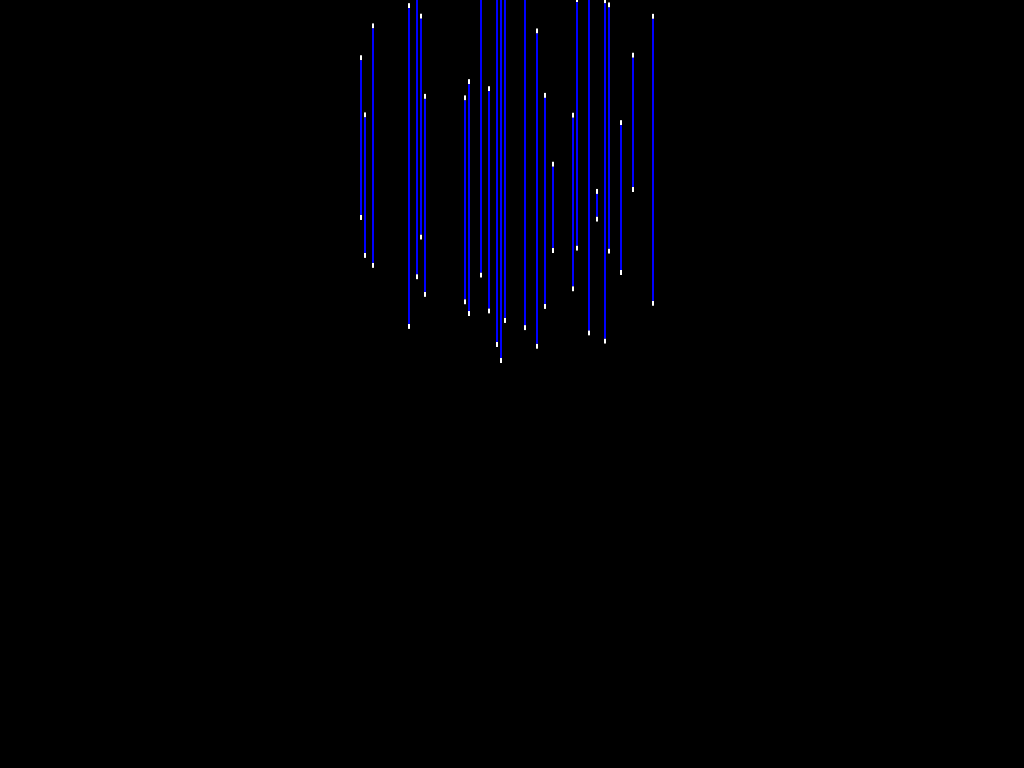
Frame 1 (no input)
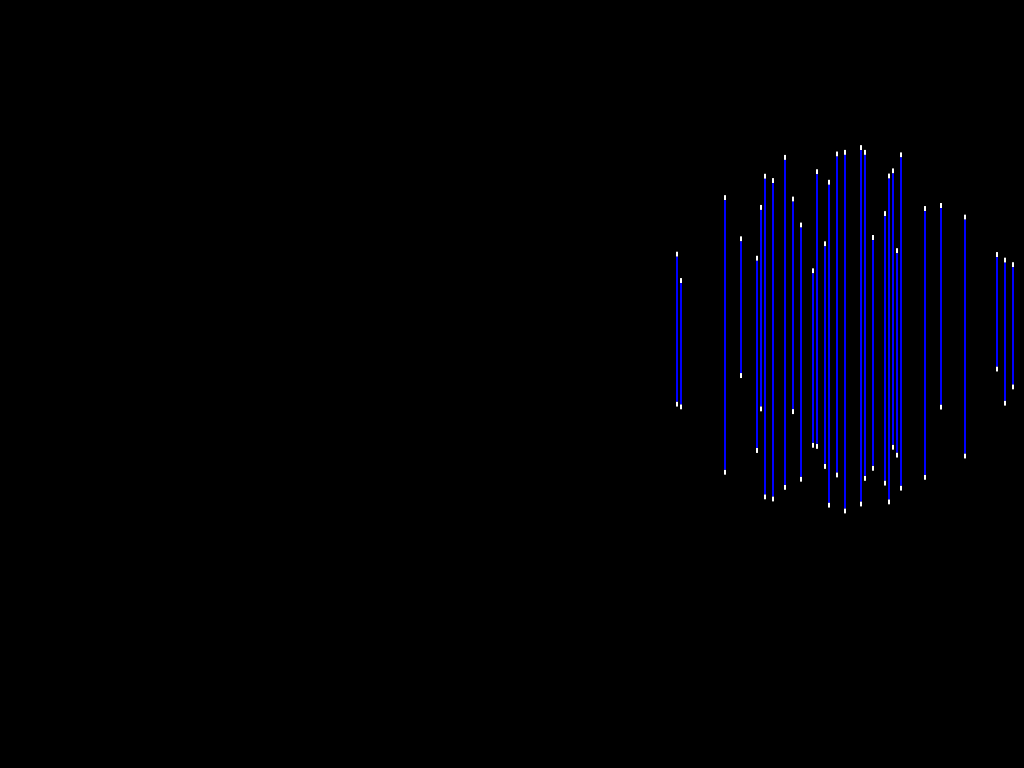
Frame 60 (the mouse pressed at the canvas centre just before this capture)
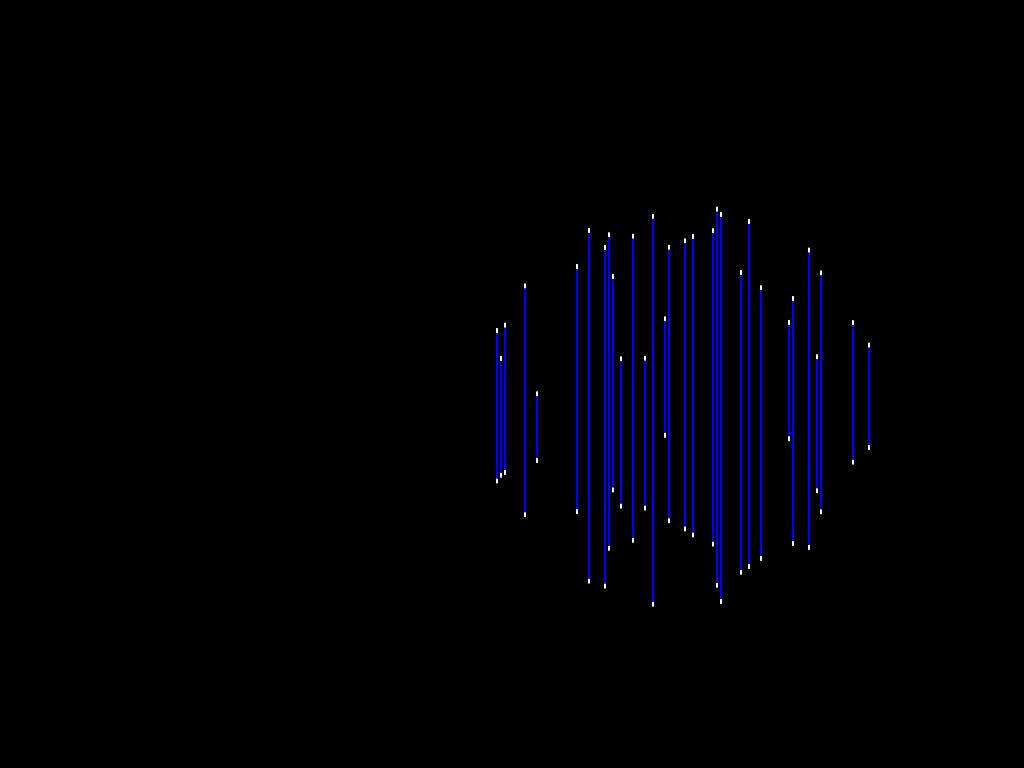
Frame 120 (the mouse held since frame 60 and released just before this capture)

The Processing sketch that drew these frames (run headless with seeded random() and noise(); from frame 60 on, the mouse is pressed at the canvas centre):

// Processing sketch: globe_1_02_bounce
// ── globe_1_02_bounce.pde
// Wiremap Renderer for GLOBE
// by


//              /      \
//       ______/________\______
//      /      \        /      \
//     /________\      /________\______
//    /                \         |     \
//   /   /      \       \_____   |      \
//      /________\______         |      /
//      \        /      \        |_____/
//       \      /________\
//              \          \     /
//               \_____      \ /
//                           / \
//                         /     \

// October 10, 06

// This program builds a 3d globe that bounces around in a 3d field.
// Eventually, I hope to program a gravity field that will work in any of the six cardinal directions.

// Variables for Physical Wiremap
// units in MILLIMETERS

  float depth = 3000.00;                     // distance from projector Mapline
  float map_length = 1280.00;                // mapline length
  float depth_unit = 5.00;                   // units, in inches, along hyp
  float map_unit = 5.00;                     // units, in inches, along mapline
  int wire = 256;                            // number of wires in contraption

// Variables for the Projector

  int wires_hit = 256;                       // how many wires the projector hits
  float ppmm = 0.80;                         // pixels per mm

// Variables for to build the Map

  float[] map = new float[wire];             // distance from mapline to point of intersection along hypot
  float[] x_by_ind = new float[wire];        // x coordinate for each wire
  float[] z_by_ind = new float[wire];        // z coordinate for each wire

// Variables for the Shape to be rendered (a globe)

  float[] globe = new float[3];              // globe x,y,z coords
  float radius = 200.00;                     // globe radius

// Variables for slivers

  int dot_height = 5;                       // height of dots in pxs

// Varaibles for key input

  float step = 3;                           // how far the globe moves / button press

// Variables for 256

  int string_pix_count = 2;

// Variables for Bouncing
  int x_step = 6;
  int x_direction = 1;
  int y_step = 12;
  int y_direction = 1;
  int z_step = 30;
  int z_direction = 1;

void setup() {
  size(1024, 768);
  background(255);
  loader();
  globe[0]=0;
  globe[1]=600;
  globe[2]=2400;
}

void draw() {
  noStroke();
  frameRate(30);
  fill(0);
  rect(0,0,width,height);
  globe[0] = globe[0] + (x_step * x_direction);
  //globe[1] = 600 - (150 * sq(float(millis())/1000));
  globe[1] = globe[1] + (y_step * y_direction);
  globe[2] = globe[2] + (z_step * z_direction);
  if (globe[0] > 440 || globe[0] < -440) {
    x_direction *= -1;
  }
  if (globe[1] > 600 || globe[1] < 200) {
    y_direction *= -1;
  }
  if (globe[2] > 2800 || globe[2] < 2240) {
    z_direction *= -1;
  }
  
  gen_globe(globe[0], globe[1], globe[2], radius);
}

void gen_globe(float x, float y, float z, float rad) {
  for(int i=round((wire - wires_hit)/2); i<round((wire-wires_hit)/2)+wires_hit; i+=1) {
    if((x_by_ind[i] >= (x - rad)) && (x_by_ind[i] <= (x + rad))) {          // if a wire's x is +/- rad inches of globe's
      float local_hyp = sqrt(sq(x_by_ind[i] - x) + sq(z_by_ind[i] - z));    // find the distance
      if(local_hyp <= rad) {                                                              // if the distance from globe to wire's x/y is <radius
        float y_abs = sqrt(sq(rad) - sq(local_hyp));
        float y_top_coord = y + y_abs;
        float y_bot_coord = y - y_abs;                                             // calculate y's intersect
        float y_top_proj = y_top_coord * depth / z_by_ind[i];                      // compensate for projection morphing IN INCHES
        float y_bot_proj = y_bot_coord * depth / z_by_ind[i];
        float y_height_proj = y_top_proj - y_bot_proj;
        fill(255);                                                                    // draw a rectangle at that intersect

        // rect 1 is top dot for sliver
        float left1 = (i-round((wire-wires_hit)/2)) * (width) / wires_hit;
        float top1 = (height/ppmm - y_top_proj) * ppmm;
        float wide1 = width / wires_hit;
        float tall1 = dot_height;
        rect(left1, top1, string_pix_count, tall1);                                                        // draw a rectangle at that intersect

        // rect 2 is bottom dot for sliver
        float left2 = (i-round((wire-wires_hit)/2)) * (width) / wires_hit;
        float top2 = (height/ppmm - y_bot_proj) * ppmm - dot_height;
        float wide2 = width / wires_hit;
        float tall2 = dot_height;
        rect(left2, top2, string_pix_count, tall2);                                                        // draw a rectangle at that intersect

        // rect 3 is filler for sliver
        fill(0,0,255);
        float left3 = (i-round((wire-wires_hit)/2)) * (width) / wires_hit;
        float top3 = (height/ppmm - y_top_proj) * ppmm + dot_height;
        float wide3 = width / wires_hit;
        float tall3 = y_height_proj * ppmm - (dot_height * 2);
        rect(left3, top3, string_pix_count, tall3);                                                        // draw a rectangle at that intersect
      }
    }
  }
}



void keyPressed() {                                           // adjust globe[] accordingly
      if (key == 'w') {
        globe[1] = globe[1] + step;
      } else if (key == 's') {
        globe[1] = globe[1] - step;
      } else if (key == 'e') {
        radius = radius + 5;
      } else if (key == 'd') {
        radius = radius - 5;
      }
}




void loader() {
map[0] = 90;
map[1] = 59;
map[2] = 118;
map[3] = 129;
map[4] = 173;
map[5] = 33;
map[6] = 56;
map[7] = 79;
map[8] = 53;
map[9] = 38;
map[10] = 28;
map[11] = 147;
map[12] = 117;
map[13] = 70;
map[14] = 105;
map[15] = 186;
map[16] = 179;
map[17] = 88;
map[18] = 34;
map[19] = 75;
map[20] = 107;
map[21] = 182;
map[22] = 185;
map[23] = 47;
map[24] = 70;
map[25] = 186;
map[26] = 123;
map[27] = 169;
map[28] = 12;
map[29] = 140;
map[30] = 164;
map[31] = 82;
map[32] = 72;
map[33] = 148;
map[34] = 78;
map[35] = 16;
map[36] = 122;
map[37] = 54;
map[38] = 7;
map[39] = 113;
map[40] = 148;
map[41] = 178;
map[42] = 40;
map[43] = 6;
map[44] = 19;
map[45] = 141;
map[46] = 162;
map[47] = 141;
map[48] = 107;
map[49] = 22;
map[50] = 174;
map[51] = 88;
map[52] = 18;
map[53] = 149;
map[54] = 43;
map[55] = 40;
map[56] = 16;
map[57] = 82;
map[58] = 85;
map[59] = 38;
map[60] = 60;
map[61] = 92;
map[62] = 132;
map[63] = 129;
map[64] = 168;
map[65] = 20;
map[66] = 173;
map[67] = 33;
map[68] = 150;
map[69] = 20;
map[70] = 154;
map[71] = 91;
map[72] = 85;
map[73] = 7;
map[74] = 22;
map[75] = 79;
map[76] = 148;
map[77] = 90;
map[78] = 142;
map[79] = 82;
map[80] = 151;
map[81] = 73;
map[82] = 29;
map[83] = 38;
map[84] = 4;
map[85] = 171;
map[86] = 189;
map[87] = 83;
map[88] = 16;
map[89] = 59;
map[90] = 134;
map[91] = 96;
map[92] = 69;
map[93] = 128;
map[94] = 169;
map[95] = 23;
map[96] = 159;
map[97] = 24;
map[98] = 157;
map[99] = 154;
map[100] = 167;
map[101] = 52;
map[102] = 112;
map[103] = 6;
map[104] = 135;
map[105] = 142;
map[106] = 87;
map[107] = 65;
map[108] = 177;
map[109] = 183;
map[110] = 19;
map[111] = 26;
map[112] = 58;
map[113] = 30;
map[114] = 45;
map[115] = 44;
map[116] = 83;
map[117] = 85;
map[118] = 0;
map[119] = 16;
map[120] = 141;
map[121] = 155;
map[122] = 83;
map[123] = 68;
map[124] = 123;
map[125] = 108;
map[126] = 132;
map[127] = 29;
map[128] = 15;
map[129] = 43;
map[130] = 52;
map[131] = 130;
map[132] = 16;
map[133] = 49;
map[134] = 93;
map[135] = 23;
map[136] = 82;
map[137] = 47;
map[138] = 76;
map[139] = 168;
map[140] = 67;
map[141] = 27;
map[142] = 191;
map[143] = 81;
map[144] = 144;
map[145] = 71;
map[146] = 24;
map[147] = 123;
map[148] = 22;
map[149] = 78;
map[150] = 69;
map[151] = 108;
map[152] = 141;
map[153] = 151;
map[154] = 65;
map[155] = 85;
map[156] = 39;
map[157] = 43;
map[158] = 145;
map[159] = 37;
map[160] = 181;
map[161] = 84;
map[162] = 78;
map[163] = 117;
map[164] = 63;
map[165] = 50;
map[166] = 158;
map[167] = 150;
map[168] = 17;
map[169] = 75;
map[170] = 57;
map[171] = 149;
map[172] = 5;
map[173] = 148;
map[174] = 175;
map[175] = 42;
map[176] = 33;
map[177] = 179;
map[178] = 146;
map[179] = 134;
map[180] = 120;
map[181] = 68;
map[182] = 5;
map[183] = 19;
map[184] = 6;
map[185] = 100;
map[186] = 162;
map[187] = 138;
map[188] = 4;
map[189] = 43;
map[190] = 99;
map[191] = 66;
map[192] = 7;
map[193] = 62;
map[194] = 27;
map[195] = 177;
map[196] = 83;
map[197] = 154;
map[198] = 102;
map[199] = 162;
map[200] = 46;
map[201] = 172;
map[202] = 132;
map[203] = 38;
map[204] = 98;
map[205] = 140;
map[206] = 42;
map[207] = 57;
map[208] = 165;
map[209] = 92;
map[210] = 160;
map[211] = 72;
map[212] = 14;
map[213] = 140;
map[214] = 182;
map[215] = 79;
map[216] = 91;
map[217] = 135;
map[218] = 45;
map[219] = 177;
map[220] = 159;
map[221] = 51;
map[222] = 63;
map[223] = 98;
map[224] = 45;
map[225] = 84;
map[226] = 25;
map[227] = 148;
map[228] = 8;
map[229] = 134;
map[230] = 116;
map[231] = 58;
map[232] = 151;
map[233] = 171;
map[234] = 111;
map[235] = 101;
map[236] = 119;
map[237] = 138;
map[238] = 20;
map[239] = 14;
map[240] = 47;
map[241] = 66;
map[242] = 188;
map[243] = 4;
map[244] = 110;
map[245] = 24;
map[246] = 3;
map[247] = 52;
map[248] = 31;
map[249] = 95;
map[250] = 19;
map[251] = 72;
map[252] = 125;
map[253] = 79;
map[254] = 55;
map[255] = 185;


  globe[0] = 0;                                    
  globe[1] = radius;
  globe[2] = 0;


  for(int j=0; j<wire; j++) {                         // calculates x and z coordinates of each wire
    float xmap = (0 - (map_length / 2)) + j*map_unit;
    float hyp = sqrt(sq(xmap) + sq(depth));
    z_by_ind[j] = depth - map[j]*5;
    x_by_ind[j] = xmap - xmap*map[j]/hyp*depth_unit;
  }
}
